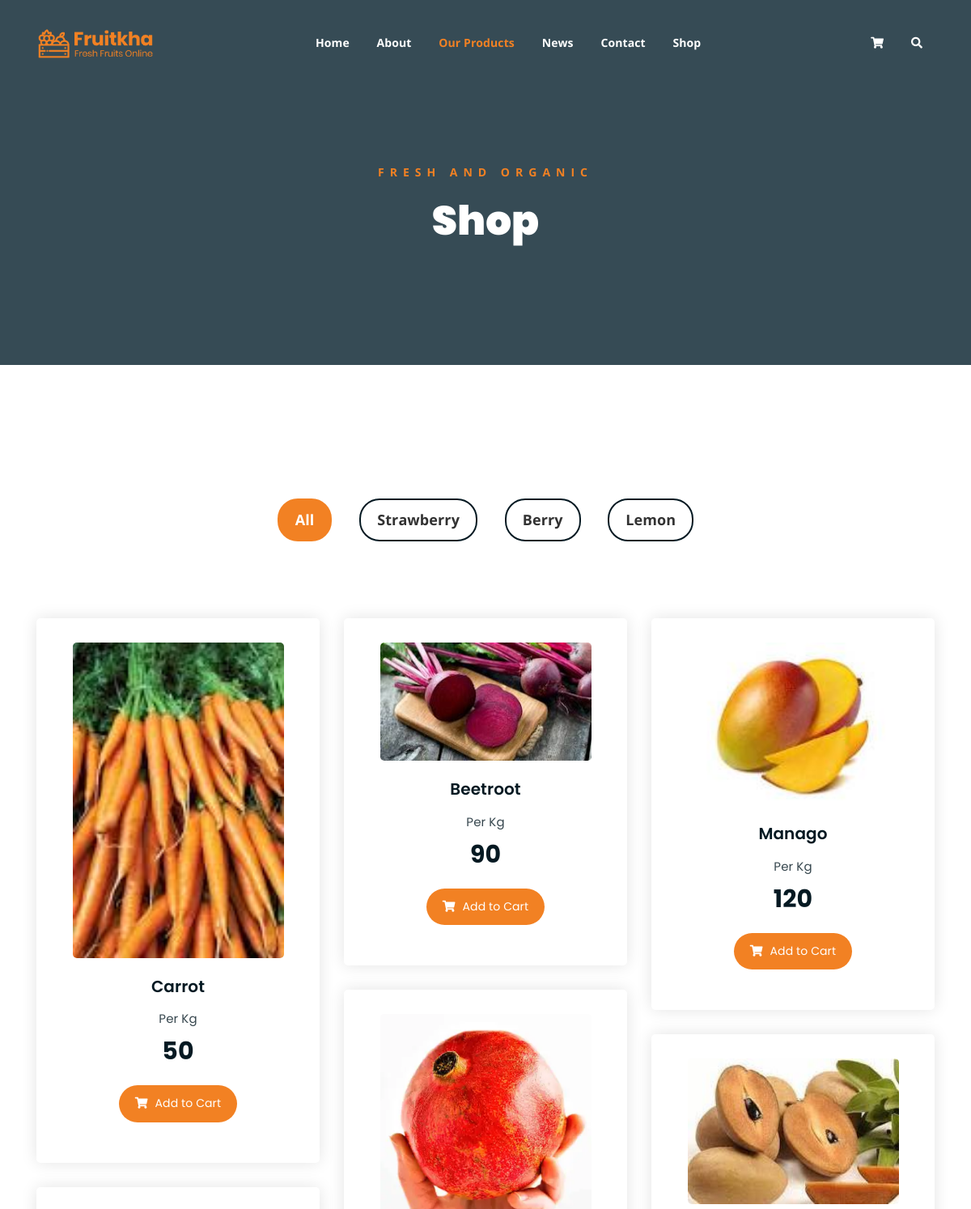
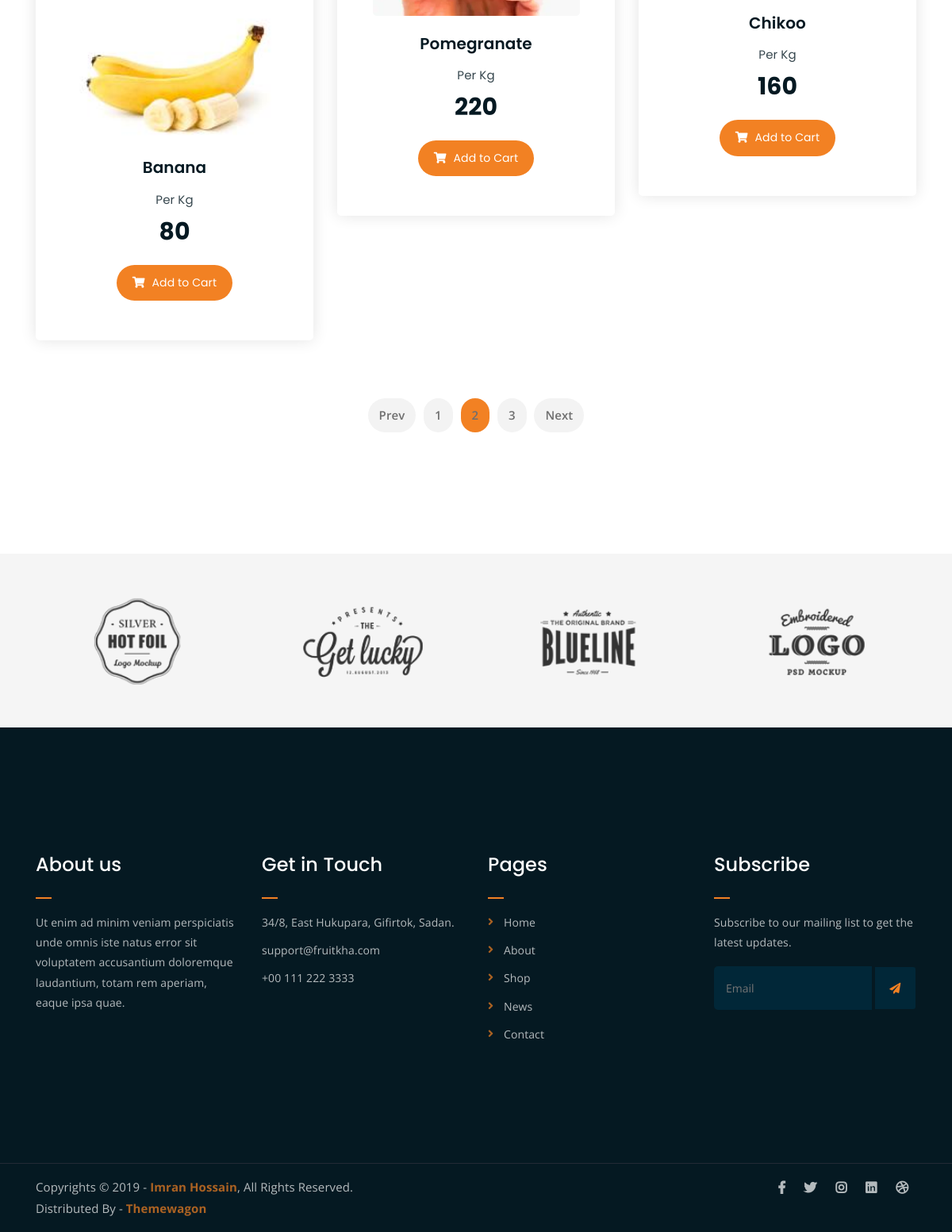
The app's page /product/ with its own data (2 pictures, top to bottom).
### Backend/models.py (models this page shows)
class Productdb(models.Model):
    pcategory=models.CharField(max_length=100,null=True,blank=True)
    pname=models.CharField(max_length=100,null=True,blank=True)
    pdescription=models.CharField(max_length=500,null=True,blank=True)
    pimage=models.ImageField(upload_to="p_images",null=True,blank=True)
    pprice=models.IntegerField(null=True,blank=True)

### Webapp/views.py (the view)
# urls.py: path('product/',views.product_page,name="product"),
def product_page(request):
    pro = Productdb.objects.all()
    return render(request,"products.html",{'pro':pro})

### Webapp/Templates/products.html (shortened to what this page needs)
<!DOCTYPE html>
{% load static %}
<html lang="en">
<head>
	<link rel="stylesheet" href="{% static 'assets/css/all.min.css' %}">
	<link rel="stylesheet" href="{% static 'assets/bootstrap/css/bootstrap.min.css' %}">
	<link rel="stylesheet" href="{% static 'assets/css/owl.carousel.css' %}">
	<link rel="stylesheet" href="{% static 'assets/css/magnific-popup.css' %}">
	<link rel="stylesheet" href="{% static 'assets/css/animate.css' %}">
	<link rel="stylesheet" href="{% static 'assets/css/meanmenu.min.css' %}">
	<link rel="stylesheet" href="{% static 'assets/css/main.css' %}">
	<link rel="stylesheet" href="{% static 'assets/css/responsive.css' %}">
</head>
<body>
	<div class="top-header-area" id="sticker">
		<div class="container">
			<div class="row">
				<div class="col-lg-12 col-sm-12 text-center">
					<div class="main-menu-wrap">
						<div class="site-logo">
							<a href="index.html">
								<img src="{% static 'assets/img/logo.png' %}" alt="">
							</a>
						</div>
						<nav class="main-menu">
							<ul>
								<li ><a href="{% url 'home' %}">Home</a>
								</li>
								<li><a href="{% url 'about' %}">About</a></li>
								<li class="current-list-item" ><a href="{% url 'product' %}">Our Products</a></li>
								<li><a href="news.html">News</a>
								</li>
								<li><a href="contact.html">Contact</a></li>
								<li><a href="shop.html">Shop</a>
								</li>
								<li>
									<div class="header-icons">
										<a class="shopping-cart" href="cart.html"><i class="fas fa-shopping-cart"></i></a>
										<a class="mobile-hide search-bar-icon" href="#"><i class="fas fa-search"></i></a>
									</div>
								</li>
							</ul>
						</nav>
					</div>
				</div>
			</div>
		</div>
	</div>
	<div class="breadcrumb-section breadcrumb-bg">
		<div class="container">
			<div class="row">
				<div class="col-lg-8 offset-lg-2 text-center">
					<div class="breadcrumb-text">
						<p>Fresh and Organic</p>
						<h1>Shop</h1>
					</div>
				</div>
			</div>
		</div>
	</div>
	<div class="product-section mt-150 mb-150">
		<div class="container">
			<div class="row">
                <div class="col-md-12">
                    <div class="product-filters">
                        <ul>
                            <li class="active" data-filter="*">All</li>
                            <li data-filter=".strawberry">Strawberry</li>
                            <li data-filter=".berry">Berry</li>
                            <li data-filter=".lemon">Lemon</li>
                        </ul>
                    </div>
                </div>
            </div>
			<div class="row product-lists">
				{% for i in pro %}
				<div class="col-lg-4 col-md-6 text-center strawberry">
					<div class="single-product-item">
						<div class="product-image">
							<a href="single-product.html"><img src="{{i.pimage.url}}" alt=""></a>
						</div>
						<h3>{{i.pname}}</h3>
						<p class="product-price"><span>Per Kg</span> {{i.pprice}} </p>
						<a href="cart.html" class="cart-btn"><i class="fas fa-shopping-cart"></i> Add to Cart</a>
					</div>
				</div>
				{% endfor %}
			</div>
			<div class="row">
				<div class="col-lg-12 text-center">
					<div class="pagination-wrap">
						<ul>
							<li><a href="#">Prev</a></li>
							<li><a href="#">1</a></li>
							<li><a class="active" href="#">2</a></li>
							<li><a href="#">3</a></li>
							<li><a href="#">Next</a></li>
						</ul>
					</div>
				</div>
			</div>
		</div>
	</div>
	<div class="logo-carousel-section">
		<div class="container">
			<div class="row">
				<div class="col-lg-12">
					<div class="logo-carousel-inner">
						<div class="single-logo-item">
							<img src="{% static 'assets/img/company-logos/1.png' %}" alt="">
						</div>
						<div class="single-logo-item">
							<img src="{% static 'assets/img/company-logos/2.png' %}" alt="">
						</div>
						<div class="single-logo-item">
							<img src="{% static 'assets/img/company-logos/3.png' %}" alt="">
						</div>
						<div class="single-logo-item">
							<img src="{% static 'assets/img/company-logos/4.png' %}" alt="">
						</div>
					</div>
				</div>
			</div>
		</div>
	</div>
	<div class="footer-area">
		<div class="container">
			<div class="row">
				<div class="col-lg-3 col-md-6">
					<div class="footer-box about-widget">
						<h2 class="widget-title">About us</h2>
						<p>Ut enim ad minim veniam perspiciatis unde omnis iste natus error sit voluptatem accusantium doloremque laudantium, totam rem aperiam, eaque ipsa quae.</p>
					</div>
				</div>
				<div class="col-lg-3 col-md-6">
					<div class="footer-box get-in-touch">
						<h2 class="widget-title">Get in Touch</h2>
						<ul>
							<li>34/8, East Hukupara, Gifirtok, Sadan.</li>
							<li>support@fruitkha.com</li>
							<li>+00 111 222 3333</li>
						</ul>
					</div>
				</div>
				<div class="col-lg-3 col-md-6">
					<div class="footer-box pages">
						<h2 class="widget-title">Pages</h2>
						<ul>
							<li><a href="index.html">Home</a></li>
							<li><a href="about.html">About</a></li>
							<li><a href="services.html">Shop</a></li>
							<li><a href="news.html">News</a></li>
							<li><a href="contact.html">Contact</a></li>
						</ul>
					</div>
				</div>
				<div class="col-lg-3 col-md-6">
					<div class="footer-box subscribe">
						<h2 class="widget-title">Subscribe</h2>
						<p>Subscribe to our mailing list to get the latest updates.</p>
						<form action="index.html">
							<input type="email" placeholder="Email">
							<button type="submit"><i class="fas fa-paper-plane"></i></button>
						</form>
					</div>
				</div>
			</div>
		</div>
	</div>
	<div class="copyright">
		<div class="container">
			<div class="row">
				<div class="col-lg-6 col-md-12">
					<p>Copyrights &copy; 2019 - <a href="https://imransdesign.com/">Imran Hossain</a>,  All Rights Reserved.<br>
						Distributed By - <a href="https://themewagon.com/">Themewagon</a>
					</p>
				</div>
				<div class="col-lg-6 text-right col-md-12">
					<div class="social-icons">
						<ul>
							<li><a href="#" target="_blank"><i class="fab fa-facebook-f"></i></a></li>
							<li><a href="#" target="_blank"><i class="fab fa-twitter"></i></a></li>
							<li><a href="#" target="_blank"><i class="fab fa-instagram"></i></a></li>
							<li><a href="#" target="_blank"><i class="fab fa-linkedin"></i></a></li>
							<li><a href="#" target="_blank"><i class="fab fa-dribbble"></i></a></li>
						</ul>
					</div>
				</div>
			</div>
		</div>
	</div>
</body>
</html>

### records on screen
Productdb: pimage (picture), pname "Carrot", pprice "50"
Productdb: pimage (picture), pname "Beetroot", pprice "90"
Productdb: pimage (picture), pname "Manago", pprice "120"
Productdb: pimage (picture), pname "Pomegranate", pprice "220"
Productdb: pimage (picture), pname "Chikoo", pprice "160"
Productdb: pimage (picture), pname "Banana", pprice "80"
